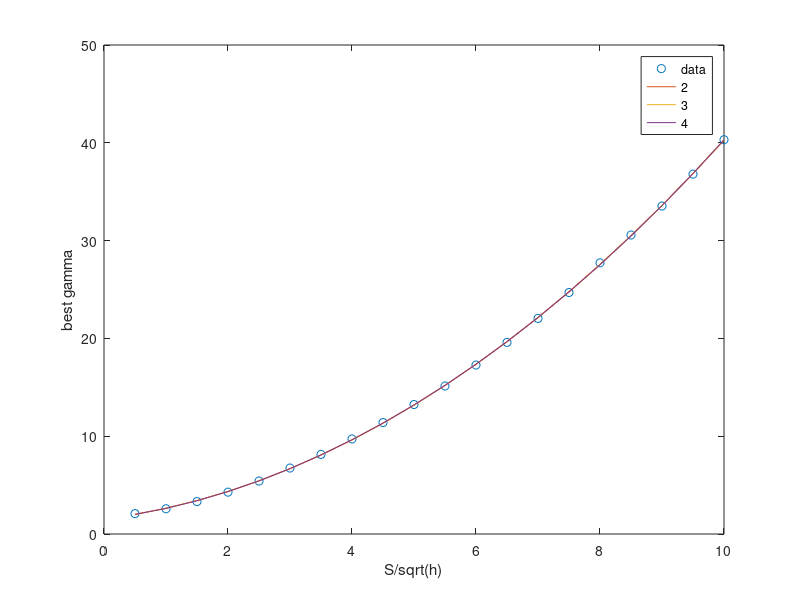

Recreate this plot in MATLAB. (Note: this script raises an error after producing the figure.)
clear
% best gamma data
bg=[2.0848, 2.5828, 3.3143, 4.2789, 5.4162, 6.7457, 8.1371, 9.7199,...
 11.3937, 13.2381, 15.1327, 17.2771, 19.5909, 22.0435, 24.6947,...
 27.7241, 30.5711, 33.5354, 36.7966, 40.3143];
% corresponding values of S/sqrt(h)
sh=0.5:0.5:10;
p2=polyfit(sh, bg, 2); y2=polyval(p2,sh);
p3=polyfit(sh, bg, 3); y3=polyval(p3,sh);
p4=polyfit(sh, bg, 4); y4=polyval(p4,sh);
plot(sh,bg,'o')
hold on
plot(sh,y2,sh,y3,sh,y4)
legend('data','2','3','4')
xlabel('S/sqrt(h)')
ylabel('best gamma')
ax = gca;
ax.FontSize=20;
hold off
